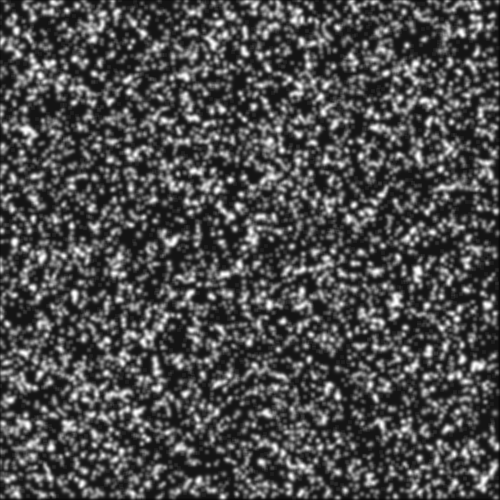
#> input picture img/vortex_pair_particles_1.tif, 500 x 500 px, found by its file name
$ python flow_diagnostics_run.py
#> lines starting #> are read from the running program, lines starting #| are printed output that depends on the picture
### preprocessing.py
import numpy as np
from scipy import ndimage
from skimage.transform import resize

def pre_processing(im1, im2, scale_im, size_filter):
    """
    Preprocess images by resizing and applying Gaussian filter

    Parameters:
        im1, im2: Input images
        scale_im: Scale factor for resizing
        size_filter: Size of Gaussian filter
    """
    # Convert to float if needed
    im1 = im1.astype(float)
    im2 = im2.astype(float)

    # Resize images
    if scale_im != 1:
        new_shape = tuple(int(s * scale_im) for s in im1.shape)
        i1 = resize(im1, new_shape, preserve_range=True)
        i2 = resize(im2, new_shape, preserve_range=True)
    else:
        i1, i2 = im1, im2

    # Apply Gaussian filter
    std = size_filter * 0.62
    i1 = ndimage.gaussian_filter(i1, std)
    i2 = ndimage.gaussian_filter(i2, std)

    return i1, i2

def correction_illumination(i1, i2, window_shifting, size_average):
    """
    Correct illumination differences between images

    Parameters:
        i1, i2: Input images
        window_shifting: [x1, x2, y1, y2] defining correction window
        size_average: Size of averaging window
    """
    if size_average <= 0:
        return i1, i2

    x1, x2, y1, y2 = window_shifting

    # Calculate local means
    kernel = np.ones((size_average, size_average)) / (size_average ** 2)
    i1_mean = ndimage.convolve(i1, kernel, mode='reflect')
    i2_mean = ndimage.convolve(i2, kernel, mode='reflect')

    # Correct intensities
    i1_corr = i1 - i1_mean + np.mean(i1_mean)
    i2_corr = i2 - i2_mean + np.mean(i2_mean)

    return i1_corr, i2_corr

def shift_image_refine(ux, uy, im1, im2):
    """
    Shift image based on velocity field

    Parameters:
        ux, uy: Velocity components (possibly downsampled)
        im1, im2: Original images
    Returns:
        im1_shift: Shifted image
        ux_interp: Interpolated x velocity
        uy_interp: Interpolated y velocity
    """
    m, n = im1.shape
    m_flow, n_flow = ux.shape

    # Resize velocity fields to match image dimensions
    ux_interp = ndimage.zoom(ux, (m/m_flow, n/n_flow))
    uy_interp = ndimage.zoom(uy, (m/m_flow, n/n_flow))

    # Create coordinate grids
    y, x = np.mgrid[0:m, 0:n]

    # Calculate shifted coordinates
    x_shifted = x + ux_interp
    y_shifted = y + uy_interp

    # Interpolate shifted image
    coords = np.array([y_shifted.flatten(), x_shifted.flatten()])
    im1_shift = ndimage.map_coordinates(im1, coords, order=1)
    im1_shift = im1_shift.reshape(m, n)

    return im1_shift, ux_interp, uy_interp

### optical_flow_physics.py
import numpy as np
from scipy import ndimage
from horn_schunck_estimator import horn_schunck_estimator
from liu_shen_estimator import liu_shen_estimator

def optical_flow_physics(I1, I2, lambda_1, lambda_2):
    """
    Direct port of MATLAB OpticalFlowPhysics_fun.m
    """
    # Horn's solution as initial approximation of u and v
    # Matches MATLAB exactly:
    D1 = np.array([[0, 0, 0],
                   [0, -1, -1],
                   [0, 1, 1]]) / 2

    F1 = np.array([[0, 0, 0],
                   [0, 1, 1],
                   [0, 1, 1]]) / 4

    # Calculate derivatives exactly as in MATLAB
    Ix = ndimage.convolve((I1 + I2)/2, D1, mode='reflect')
    Iy = ndimage.convolve((I1 + I2)/2, D1.T, mode='reflect')
    It = ndimage.convolve(I2 - I1, F1, mode='reflect')

    # Horn-Schunck parameters matching MATLAB
    maxnum_1 = 500
    tol_1 = 1e-12

    # Get initial Horn-Schunck estimate
    uy_horn, ux_horn = horn_schunck_estimator(Ix, Iy, It, lambda_1, tol_1, maxnum_1)

    # Liu-Shen parameters matching MATLAB
    Dm = 0  # Physical diffusion term
    f = Dm * laplacian(I1, 1)

    maxnum = 60
    tol = 1e-8
    dx = 1
    dt = 1

    # Get Liu-Shen estimate
    v, u, error1 = liu_shen_estimator(I1, I2, f, dx, dt, lambda_2, tol, maxnum,
                                     uy_horn, ux_horn)

    # Match MATLAB output convention
    vor = vorticity(u, v)

    return u, v, vor, ux_horn, uy_horn, error1

def laplacian(img, dx):
    """
    Compute Laplacian matching MATLAB implementation
    """
    kernel = np.array([[0, 1, 0],
                      [1, -4, 1],
                      [0, 1, 0]]) / (dx * dx)
    return ndimage.convolve(img, kernel, mode='reflect')

def vorticity(ux, uy):
    """
    Compute vorticity matching MATLAB implementation
    """
    dx = 1
    dy = 1

    duydx = ndimage.convolve(uy, np.array([[-1, 0, 1]]) / (2 * dx), mode='reflect')
    duxdy = ndimage.convolve(ux, np.array([[-1], [0], [1]]) / (2 * dy), mode='reflect')

    return duydx - duxdy

### horn_schunck_estimator.py
import numpy as np
from scipy import ndimage

def horn_schunck_estimator(Ix, Iy, It, alpha, tol, maxiter):
    """
    Horn-Schunck optical flow estimation matching MATLAB implementation
    """
    # Initialize velocities
    u = np.zeros_like(Ix)
    v = np.zeros_like(Ix)

    # Laplacian kernel for averaging
    kernel = np.array([[0, 0.25, 0],
                      [0.25, 0, 0.25],
                      [0, 0.25, 0]])

    for _ in range(maxiter):
        # Calculate averages
        uAvg = ndimage.convolve(u, kernel, mode='reflect')
        vAvg = ndimage.convolve(v, kernel, mode='reflect')

        # Calculate update according to Horn-Schunck equations
        den = alpha + Ix*Ix + Iy*Iy

        un = uAvg - Ix * (Ix*uAvg + Iy*vAvg + It) / den
        vn = vAvg - Iy * (Ix*uAvg + Iy*vAvg + It) / den

        # Check convergence
        du = np.abs(un - u).max()
        dv = np.abs(vn - v).max()

        u = un
        v = vn

        if max(du, dv) < tol:
            break

    return u, v

### liu_shen_estimator.py
import numpy as np
from scipy import ndimage
from generate_invmatrix import generate_invmatrix

def liu_shen_estimator(i0, i1, f, dx, dt, lambda_param, tol, maxnum, u0, v0):
    """
    Liu-Shen optical flow estimator

    Parameters:
        i0, i1: Input images
        f: Physical transport term
        dx, dt: Spatial and temporal steps
        lambda_param: Regularization parameter
        tol: Convergence tolerance
        maxnum: Maximum iterations
        u0, v0: Initial velocity estimates
    """
    # Define derivative kernels
    d = np.array([[0, -1, 0], [0, 0, 0], [0, 1, 0]]) / 2
    m = np.array([[1, 0, -1], [0, 0, 0], [-1, 0, 1]]) / 4
    f_kernel = np.array([[0, 1, 0], [0, 0, 0], [0, 1, 0]])
    h = np.ones((3, 3))

    # Calculate derivatives and products
    iix = i0 * ndimage.convolve(i0, d/dx, mode='reflect')
    iiy = i0 * ndimage.convolve(i0, d.T/dx, mode='reflect')
    ii = i0 * i0
    ixt = i0 * ndimage.convolve((i1-i0)/dt-f, d/dx, mode='reflect')
    iyt = i0 * ndimage.convolve((i1-i0)/dt-f, d.T/dx, mode='reflect')

    # Initialize parameters
    k = 0
    total_error = 1e8
    u = u0.copy()
    v = v0.copy()
    r, c = i1.shape

    # Generate inverse matrix
    b11, b12, b22 = generate_invmatrix(i0, lambda_param, dx)
    error = []

    while total_error > tol and k < maxnum:
        bu = (2*iix * ndimage.convolve(u, d/dx, mode='reflect') +
              iix * ndimage.convolve(v, d.T/dx, mode='reflect') +
              iiy * ndimage.convolve(v, d/dx, mode='reflect') +
              ii * ndimage.convolve(u, f_kernel/(dx*dx), mode='reflect') +
              ii * ndimage.convolve(v, m/(dx*dx), mode='reflect') +
              lambda_param * ndimage.convolve(u, h/(dx*dx), mode='reflect') + ixt)

        bv = (iiy * ndimage.convolve(u, d/dx, mode='reflect') +
              iix * ndimage.convolve(u, d.T/dx, mode='reflect') +
              2*iiy * ndimage.convolve(v, d.T/dx, mode='reflect') +
              ii * ndimage.convolve(u, m/(dx*dx), mode='reflect') +
              ii * ndimage.convolve(v, f_kernel.T/(dx*dx), mode='reflect') +
              lambda_param * ndimage.convolve(v, h/(dx*dx), mode='reflect') + iyt)

        unew = -(b11*bu + b12*bv)
        vnew = -(b12*bu + b22*bv)

        total_error = (np.linalg.norm(unew-u, 'fro') +
                      np.linalg.norm(vnew-v, 'fro'))/(r*c)

        u = unew
        v = vnew
        error.append(total_error)
        k += 1

    return u, v, error

### generate_invmatrix.py
import numpy as np
from scipy import ndimage

def generate_invmatrix(i, alpha, h):
    """
    Generate inverse matrix for Liu-Shen optical flow estimation

    Parameters:
        i: Input image
        alpha: Regularization parameter
        h: Spatial step
    """
    # Define kernels
    d = np.array([[0, -1, 0], [0, 0, 0], [0, 1, 0]]) / 2
    m = np.array([[1, 0, -1], [0, 0, 0], [-1, 0, 1]]) / 4
    d2 = np.array([[0, 1, 0], [0, -2, 0], [0, 1, 0]])
    h_kernel = np.ones((3, 3))

    # Calculate matrix components
    cmtx = ndimage.convolve(np.ones_like(i), h_kernel/(h*h), mode='reflect')

    a11 = i * (ndimage.convolve(i, d2/(h*h), mode='reflect') - 2*i/(h*h)) - alpha*cmtx
    a22 = i * (ndimage.convolve(i, d2.T/(h*h), mode='reflect') - 2*i/(h*h)) - alpha*cmtx
    a12 = i * ndimage.convolve(i, m/(h*h), mode='reflect')

    # Calculate determinant and inverse components
    det_a = a11*a22 - a12*a12

    b11 = a22/det_a
    b12 = -a12/det_a
    b22 = a11/det_a

    return b11, b12, b22

### vis_flow.py
import numpy as np
import matplotlib.pyplot as plt

def vis_flow(vx, vy, gx=25, offset=0, mag=1, color='b'):
    """
    Visualize flow field using quiver plot with subsampling and normalized arrows

    Parameters:
        vx, vy: Velocity components
        gx: Grid spacing (higher values = fewer arrows)
        offset: Offset for sampling
        mag: Magnitude scaling (higher values = longer arrows)
        color: Arrow color
    """
    sy, sx = vx.shape

    if gx == 0:
        jmp = 1
    else:
        jmp = max(1, sx // gx)

    indx = np.arange(offset, sx, jmp)
    indy = np.arange(offset, sy, jmp)

    X, Y = np.meshgrid(indx, indy)

    # Extract velocity components at the sampled points
    U = vx[indy][:, indx]
    V = vy[indy][:, indx]   # No sign reversal to match MATLAB behavior

    # Handle NaN values
    mask = ~(np.isnan(U) | np.isnan(V))
    if not mask.any():
        U[0,0] = 1
        V[0,0] = 0
        X[0,0] = 1
        Y[0,0] = 1
        mask[0,0] = True

    # Calculate the scale for arrow lengths
    # In matplotlib's quiver, smaller scale values make longer arrows
    # The mag parameter is used to adjust the arrow length (higher = longer arrows)

    # First, calculate the magnitudes of the velocity vectors
    vel_magnitude = np.sqrt(U[mask]**2 + V[mask]**2)

    if vel_magnitude.size > 0 and np.mean(vel_magnitude) > 0:
        # Calculate scale - smaller values make longer arrows
        # Divide by mag to make arrows longer when mag is larger
        scale = 1.0 / (np.max(vel_magnitude) * mag)
    else:
        scale = 1.0

    # Plot quiver with normalized arrows
    fig, ax = plt.subplots(figsize=(10, 8))
    ax.quiver(X[mask], Y[mask], U[mask], V[mask],
              #scale=scale,
              scale_units='xy',      # Use xy coordinate system for scaling
              angles='xy',           # Use xy coordinate system for angles
              # [4 lines of commented-out code are left out]
              color=color,
              pivot='mid')

    ax.set_xlim(0, sx)
    ax.set_ylim(0, sy)

    return fig

### plots_set_1.py
import numpy as np
import matplotlib.pyplot as plt
from vis_flow import vis_flow

def plots_set_1(I_region1, I_region2, ux0, uy0, Im1, Im2, ux, uy):
    """
    Create visualization plots for optical flow analysis.
    Matches MATLAB implementation exactly.

    Parameters:
        I_region1, I_region2: Downsampled images
        ux0, uy0: Initial (coarse) velocity fields
        Im1, Im2: Original images
        ux, uy: Refined velocity fields
    """


    # Plot initial velocity vector field (Figure 3 in MATLAB)
    plt.figure(figsize=(10, 8))
    gx, offset = 30, 1
    ax = vis_flow(ux0, uy0, gx, offset, 2, 'red')  # Using normalized vectors, mag=2 for longer arrows
    plt.xlabel('x (pixels)')
    plt.ylabel('y (pixels)')
    ax.set_aspect('equal')
    ax.invert_yaxis()
    plt.title('Coarse-Grained Velocity Field')
    plt.show()

    # Plot streamlines (Figure 4 in MATLAB)
    plt.figure(4, figsize=(10, 8))
    m, n = ux0.shape
    y, x = np.meshgrid(np.arange(m), np.arange(n), indexing='ij')
    plt.streamplot(x, y, ux0, uy0, density=2, color='blue')
    plt.xlabel('x (pixels)')
    plt.ylabel('y (pixels)')
    plt.axis('image')
    plt.gca().invert_yaxis()
    plt.title('Coarse-Grained Streamlines')
    plt.show()

    # Create an animated figure to show motion between original images
    fig, ax = plt.subplots(figsize=(10, 10))

    # Initialize with the first image
    im = ax.imshow(Im1, cmap='gray', animated=True)
    ax.set_title('Original Image Animation')
    ax.set_xlabel('x (pixels)')
    ax.set_ylabel('y (pixels)')
    ax.axis('image')

    # Function to update the animation
    # [9 lines left out: function update, not called in this run]

    # Create animation with 500ms interval
    _ = FuncAnimation(fig, update, frames=10, interval=500, blit=True, repeat=True)

    plt.tight_layout()
    plt.show()

    # Plot refined velocity vector field (Figure 12 in MATLAB)
    plt.figure(12, figsize=(10, 8))
    gx, offset = 50, 1
    # Plot velocity vectors
    ax = vis_flow(ux, uy, gx, offset, 2, 'red')  # Using normalized vectors, mag=2 for longer arrows
    plt.xlabel('x (pixels)')
    plt.ylabel('y (pixels)')
    ax.set_aspect('equal')
    ax.invert_yaxis()
    plt.title('Refined Velocity Field')
    plt.show()

    # Plot streamlines (Figure 13 in MATLAB)
    plt.figure(13, figsize=(10, 8))
    m, n = ux.shape
    y, x = np.meshgrid(np.arange(m), np.arange(n), indexing='ij')
    plt.streamplot(x, y, ux, uy, density=2, color='blue')
    plt.xlabel('x (pixels)')
    plt.ylabel('y (pixels)')
    plt.axis('image')
    plt.gca().invert_yaxis()
    plt.title('Refined Streamlines')
    plt.show()

# Example usage
# [15 lines that do not run on import are left out]

### flow_diagnostics_run.py
import numpy as np
from skimage import io
from optical_flow_physics import optical_flow_physics
from preprocessing import (pre_processing, correction_illumination,
                         shift_image_refine)
from plots_set_1 import plots_set_1
from plots_set_2 import plots_set_2

def flow_diagnostics_run(image1_path, image2_path, params=None):
    """
    Main function for optical flow analysis of image pairs.
    Matches MATLAB implementation exactly.
    """
#> called with image1_path = 'vortex_pair_particles_1.tif', image2_path = 'vortex_pair_particles_2.tif'
    # Default parameters
    if params is None:
        params = {
            'lambda_1': 20,
            'lambda_2': 2000,
            'scale_im': 0.5,
            'size_filter': 4,
            'size_average': 20,
            'no_iteration': 1
        }

    # Read images
    Im1 = io.imread(image1_path)
#> Im1 is the input picture: shape (500, 500); min 10, max 255, mean 75.2
    Im2 = io.imread(image2_path)
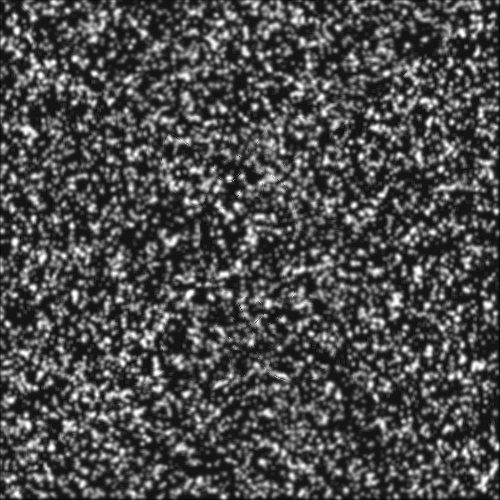
#> input picture img/vortex_pair_particles_2.tif, 500 x 500 px, found by its file name
#> Im2 is the input picture: shape (500, 500); min 10, max 255, mean 75.3

    # Convert to double precision float (0-255)
    I1_original = Im1.astype(float)
    I2_original = Im2.astype(float)

    # Correct illumination
    window_shifting = [0, Im1.shape[1], 0, Im1.shape[0]]  # [x1,x2,y1,y2]
#> window_shifting = [0, 500, 0, 500]
    I1, I2 = correction_illumination(I1_original, I2_original,
                                   window_shifting, params['size_average'])

    # Pre-processing
    I1, I2 = pre_processing(I1, I2, params['scale_im'], params['size_filter'])
    I_region1, I_region2 = I1.copy(), I2.copy()

    # Initial optical flow calculation
    ux0, uy0, vor, ux_horn, uy_horn, error1 = optical_flow_physics(
        I_region1, I_region2, params['lambda_1'], params['lambda_2'])
#> the loop in horn_schunck_estimator, `for _ in range(maxiter):` made 500 passes
#> (du, dv) on passes 1 to 3: (0.936, 0.796), (0.287, 0.283), (0.186, 0.207)
#> pass 1, in horn_schunck_estimator, `vn = vAvg - Iy * (Ix*uAvg + Iy*vAvg + It) / den`:
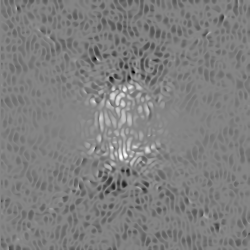
#> vn: shape (250, 250) float64; min -0.796, max 0.727, mean -0.0364; drawn with min black and max white
#> in optical_flow_physics, `f = Dm * laplacian(I1, 1)`: f: shape (250, 250) float64; every value is 0
#> in generate_invmatrix, `b12 = -a12/det_a`:
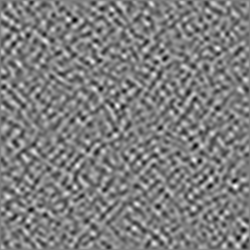
#> b12: shape (250, 250) float64; min -3.5e-07, max 3.55e-07, mean 1.23e-10; drawn with min black and max white
#> the loop in liu_shen_estimator, `while total_error > tol and k < maxnum:` made 60 passes
#> total_error on passes 1 to 12: 0.000155, 7.69e-05, 5.21e-05, 3.96e-05, 3.21e-05, 2.71e-05, 2.35e-05, 2.08e-05, 1.87e-05, 1.69e-05, 1.55e-05, 1.44e-05
#> after the loop in liu_shen_estimator, `while total_error > tol and k < maxnum:`:
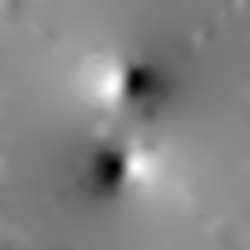
#> u: shape (250, 250) float64; min -0.811, max 0.751, mean 0.00183; drawn with min black and max white
#> after the loop in liu_shen_estimator, `while total_error > tol and k < maxnum:`:
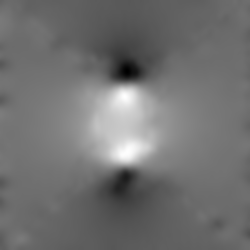
#> v: shape (250, 250) float64; min -0.96, max 0.795, mean -0.18; drawn with min black and max white
#> after the loop in liu_shen_estimator, `while total_error > tol and k < maxnum:`: error = 60 values, max 0.000155 at index 0, min 3.54e-06 at index 59, mean 1.32e-05; k = 60
#> in optical_flow_physics, `v, u, error1 = liu_shen_estimator(I1, I2, f, dx, dt, lambda_2, tol, ma..`: error1 has the same summary as error in liu_shen_estimator
#> in vorticity, `return duydx - duxdy`:
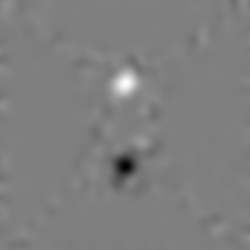
#> returned value: shape (250, 250) float64; min -0.228, max 0.229, mean 7.31e-05; drawn with min black and max white
#> error1 has the same summary as error in liu_shen_estimator

    # Iterative refinement
    ux_corr, uy_corr = ux0.copy(), uy0.copy()

    for k in range(params['no_iteration']):
        # Shift image based on current flow field
        Im1_shift, uxI, uyI = shift_image_refine(ux_corr, uy_corr, Im1, Im2)

        I1 = Im1_shift.astype(float)
        I2 = Im2.astype(float)

        # Calculate correction
        dux, duy, vor, _, _, error2 = optical_flow_physics(
            I1, I2, params['lambda_1'], params['lambda_2'])

        # Update flow field
        ux_corr = uxI + dux
        uy_corr = uyI + duy
#> this loop made 1 pass
#> pass 1, in shift_image_refine, `y_shifted = y + uy_interp`:
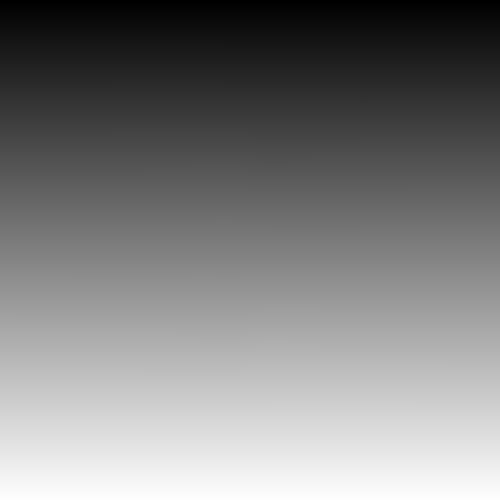
#> y_shifted: shape (500, 500) float64; min -0.0795, max 499.1, mean 249.5; drawn with min black and max white

    # Final velocity field
    ux, uy = ux_corr, uy_corr

    # Visualizations
    plots_set_1(I_region1, I_region2, ux0, uy0, Im1, Im2, ux, uy)
#> in vis_flow, `vel_magnitude = np.sqrt(U[mask]**2 + V[mask]**2)`: vel_magnitude = 1024 values, max 1.02 at index 305, min 0.0207 at index 502, mean 0.283
#> in vis_flow, `scale = 1.0 / (np.max(vel_magnitude) * mag)`: scale = 0.489
    plots_set_2(ux, uy)

    return ux, uy, vor

if __name__ == "__main__":
    # [5 lines of commented-out code are left out]
    image1_path = "vortex_pair_particles_1.tif"
    image2_path = "vortex_pair_particles_2.tif"

#> (the run stopped early here; a loop or call above may not have finished)
